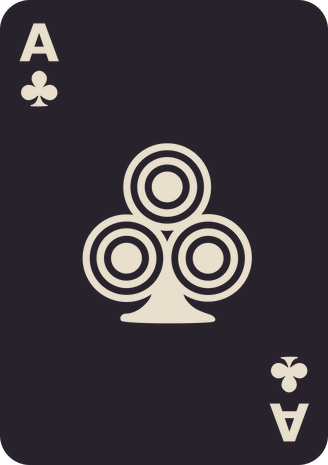
#> input picture assets/cards/card_clubs_01.png, 328 x 465 px, given in place of card_hearts_11.png, which was not available
$ python make_courts.py ../assets/cards/card_clubs_01.png
#> lines starting #> are read from the running program, lines starting #| are printed output that depends on the picture
### tools/recolor_cards.py
#!/usr/bin/env python3
"""Recolours the CC0 card faces in assets/cards_src/ into assets/cards/.

The originals use exactly three colours: a grey card, a coral foreground and a
pale-yellow accent (on the crowns). Each pixel is split into "how much
foreground" and "how much accent" so anti-aliased edges stay smooth, then
re-mixed with the palette below. Edit PALETTE and rerun to change the look.
"""
import glob, os, sys
import numpy as np
from PIL import Image

HERE = os.path.dirname(os.path.abspath(__file__))
SRC = os.path.join(HERE, "..", "assets", "cards_src")
DST = os.path.join(HERE, "..", "assets", "cards")

# original colours in the source images
SRC_BG = (77, 77, 77)
SRC_FG = (255, 85, 85)
SRC_AC = (255, 237, 130)

CARD = (39, 34, 44)          # charcoal violet card body (clubs and spades)
GOLD = (201, 162, 74)        # accent, matches the card back
CREAM = (238, 230, 210)      # card body for hearts and diamonds: red reads best on light
DEEP_GOLD = (150, 110, 30)   # the accent on a cream card
# suit -> (symbol colour, card body, accent)
PALETTE = {
    "clubs": ((232, 224, 204), CARD, GOLD),           # bone on charcoal
    "spades": ((232, 224, 204), CARD, GOLD),
    "hearts": ((178, 22, 44), CREAM, DEEP_GOLD),      # deep red on cream (contrast 6:1;
    "diamonds": ((178, 22, 44), CREAM, DEEP_GOLD),    # bright red on charcoal was only 3-5:1)
}


def card_body(suit):
    return PALETTE[suit][1]


# [24 lines left out: functions recolor, main, not called in this run]


# [2 lines that do not run on import are left out]

### tools/make_courts.py
#!/usr/bin/env python3
"""Draws vampire Jack / Queen / King portraits onto the recoloured card faces.

Run after recolor_cards.py (see tools/make-art.sh). It overwrites the J/Q/K
files in assets/cards/ by compositing a hand-written SVG portrait panel over
the card centre; the corner indices and pips of the original card are kept.
Needs: rsvg-convert, PIL.   Usage: make_courts.py [--preview OUT.png]
"""
import glob, io, os, subprocess, sys
from PIL import Image

HERE = os.path.dirname(os.path.abspath(__file__))
sys.path.insert(0, HERE)
from recolor_cards import card_body
CARDS = os.path.join(HERE, "..", "assets", "cards")
W, H = 328, 465

# panel geometry (inside the card, clear of the corner indices)
PX0, PY0, PX1, PY1 = 66, 88, 262, 378
CX = (PX0 + PX1) // 2          # 164

SKIN = "#d9d3c6"
SKIN_SH = "#aaa398"
HAIR = "#0e0a12"
COAT = "#17121d"
GOLD = "#c9a24a"
GOLD_DK = "#7a5f24"
BONE = "#e8e0cc"

VARIANTS = {
    "red":   dict(cape="#a31428", cape_dk="#6a0c1a", trim=GOLD, gem="#ff3b4a", glow="#4a1226"),
    "black": dict(cape="#2c3566", cape_dk="#1a2046", trim=BONE, gem="#a99bff", glow="#241f4a"),
}
SUIT_VARIANT = {"hearts": "red", "diamonds": "red", "clubs": "black", "spades": "black"}
RANK_NAME = {11: "jack", 12: "queen", 13: "king"}

BAT = ("M -14 0 Q -8 -9 -2 -2 Q 0 -5 2 -2 Q 8 -9 14 0 Q 8 -3 4 2 Q 0 4 -4 2 "
       "Q -8 -3 -14 0 Z")
STAR = "M 0 -7 L 2 -2 L 7 0 L 2 2 L 0 7 L -2 2 L -7 0 L -2 -2 Z"

HEAD = ("M 128 168 C 128 140, 148 128, 164 128 C 180 128, 200 140, 200 168 "
        "C 200 190, 192 214, 180 228 C 174 236, 169 241, 164 243 "
        "C 159 241, 154 236, 148 228 C 136 214, 128 190, 128 168 Z")


def background(v):
    return f"""
  <defs>
    <radialGradient id="bg" cx="{CX}" cy="185" r="150" gradientUnits="userSpaceOnUse">
      <stop offset="0" stop-color="{v['glow']}"/><stop offset="1" stop-color="#0f0b14"/>
    </radialGradient>
    <clipPath id="panel"><rect x="{PX0}" y="{PY0}" width="{PX1-PX0}" height="{PY1-PY0}" rx="14"/></clipPath>
  </defs>
  <rect x="{PX0}" y="{PY0}" width="{PX1-PX0}" height="{PY1-PY0}" rx="14" fill="url(#bg)"/>
  <g clip-path="url(#panel)">
    <circle cx="{CX}" cy="176" r="76" fill="{BONE}" opacity="0.10"/>
    <circle cx="{CX}" cy="176" r="76" fill="none" stroke="{BONE}" stroke-width="1" opacity="0.18"/>
    <path transform="translate(94,112)" d="{BAT}" fill="#0b080f"/>
    <path transform="translate(236,124) scale(0.8)" d="{BAT}" fill="#0b080f"/>
    <path transform="translate(88,150) scale(0.55)" d="{STAR}" fill="{GOLD}"/>
    <path transform="translate(242,160) scale(0.7)" d="{STAR}" fill="{GOLD}"/>
    <path transform="translate(224,104) scale(0.5)" d="{STAR}" fill="{GOLD}"/>
"""


def body(v, ermine=False):
    s = f"""
    <g transform="translate(0,-16)">
    <!-- cape and coat -->
    <path d="M 60 400 L 60 262 C 86 246, 112 246, 122 262 L 206 262 C 216 246, 242 246, 268 262 L 268 400 Z" fill="{v['cape']}"/>
    <path d="M 60 400 L 60 300 L 98 400 Z M 268 400 L 268 300 L 230 400 Z" fill="{v['cape_dk']}"/>
    <path d="M 66 400 L 66 336 C 92 304, 130 288, 148 278 L 180 278 C 198 288, 236 304, 262 336 L 262 400 Z" fill="{COAT}"/>
    <path d="M 148 278 L 164 330 L 180 278 Z" fill="#e9e3d6"/>
    <path d="M 150 282 L 164 336 L 178 282" fill="none" stroke="{v['cape_dk']}" stroke-width="2"/>
    <path d="M 130 300 L 164 400 L 198 300" fill="none" stroke="{v['trim']}" stroke-width="2" opacity="0.8"/>
    <!-- neck -->
    <path d="M 146 238 L 146 282 Q 164 294 182 282 L 182 238 Z" fill="{SKIN_SH}"/>
    <!-- cravat gem -->
    <path d="M 164 318 L 172 328 L 164 340 L 156 328 Z" fill="{v['gem']}" stroke="{v['trim']}" stroke-width="1.5"/>
    <!-- tall pointed collars -->
    <path d="M 104 304 L 90 188 L 140 262 Z" fill="{v['cape']}" stroke="{v['cape_dk']}" stroke-width="2"/>
    <path d="M 224 304 L 238 188 L 188 262 Z" fill="{v['cape']}" stroke="{v['cape_dk']}" stroke-width="2"/>
    <path d="M 98 262 L 92 196 L 122 246 Z" fill="{v['cape_dk']}" opacity="0.55"/>
    <path d="M 230 262 L 236 196 L 206 246 Z" fill="{v['cape_dk']}" opacity="0.55"/>
"""
    if ermine:
        s += f"""
    <path d="M 108 296 Q 164 262 220 296 L 224 318 Q 164 284 104 318 Z" fill="#efe9db"/>
"""
        for (x, y) in [(124, 296), (142, 288), (164, 285), (186, 288), (204, 296), (114, 306), (214, 306)]:
            s += f'    <path transform="translate({x},{y})" d="M 0 -2 L 1.6 3 L -1.6 3 Z" fill="#14101a"/>\n'
    s += "    </g>\n"
    return s


def head(v, cheeks=True):
    s = f'    <path d="{HEAD}" fill="{SKIN}"/>\n'
    if cheeks:
        s += (f'    <ellipse cx="141" cy="205" rx="7" ry="13" fill="{SKIN_SH}" opacity="0.45" transform="rotate(12 141 205)"/>\n'
              f'    <ellipse cx="187" cy="205" rx="7" ry="13" fill="{SKIN_SH}" opacity="0.45" transform="rotate(-12 187 205)"/>\n')
    # ears (slightly pointed)
    s += (f'    <path d="M 128 176 L 119 164 L 129 188 Z" fill="{SKIN}"/>\n'
          f'    <path d="M 200 176 L 209 164 L 199 188 Z" fill="{SKIN}"/>\n')
    return s


def eyes(v, lash=False, brow=3.4):
    s = ""
    for sx, ex in ((1, 150), (-1, 178)):
        # almond eye
        s += (f'    <path d="M {ex-10} 177 Q {ex} 167 {ex+10} 177 Q {ex} 184 {ex-10} 177 Z" fill="#efe9dc"/>\n'
              f'    <circle cx="{ex}" cy="176.5" r="4.8" fill="#ff2d3d"/>\n'
              f'    <circle cx="{ex}" cy="176.5" r="2.1" fill="#1a0508"/>\n'
              f'    <path d="M {ex-11} 177 Q {ex} 166 {ex+11} 177" fill="none" stroke="{HAIR}" stroke-width="{2.6 if lash else 1.8}" stroke-linecap="round"/>\n')
        # angular brow
        s += (f'    <path d="M {ex-sx*10} {170 if sx==1 else 171} L {ex+sx*11} {166 if sx==1 else 166}" '
              f'stroke="{HAIR}" stroke-width="{brow}" stroke-linecap="round"/>\n')
    # nose
    s += f'    <path d="M 164 180 L 161 198 Q 164 201 167 198" fill="none" stroke="{SKIN_SH}" stroke-width="2" stroke-linecap="round"/>\n'
    return s


def mouth(v, queen=False):
    if queen:
        s = (f'    <path d="M 153 214 Q 158 208 164 211 Q 170 208 175 214 Q 164 226 153 214 Z" fill="#a3122a"/>\n'
             f'    <path d="M 153 214 Q 164 218 175 214" fill="none" stroke="#5a0816" stroke-width="1.2"/>\n')
        fy = 214
    else:
        s = (f'    <path d="M 151 214 Q 164 222 177 214 Q 164 219 151 214 Z" fill="#3a0a14" stroke="#3a0a14" stroke-width="1.5" stroke-linejoin="round"/>\n')
        fy = 215
    # fangs
    s += (f'    <path d="M 155.5 {fy} L 160.5 {fy+0.6} L 158 {fy+12} Z" fill="#fbf7ee" stroke="#8a8478" stroke-width="0.6"/>\n'
          f'    <path d="M 172.5 {fy} L 167.5 {fy+0.6} L 170 {fy+12} Z" fill="#fbf7ee" stroke="#8a8478" stroke-width="0.6"/>\n')
    return s


def hair_short():
    # slicked back with a widow's peak
    return (f'    <path d="M 126 172 C 122 126, 146 112, 164 112 C 184 112, 206 126, 202 172 '
            f'C 198 156, 190 148, 180 146 L 164 154 L 148 146 C 138 148, 130 156, 126 172 Z" fill="{HAIR}"/>\n'
            f'    <path d="M 148 122 Q 164 116 182 122" fill="none" stroke="#3a3144" stroke-width="2" stroke-linecap="round"/>\n')


def hair_long():
    s = hair_short()
    s += (f'    <path d="M 127 160 C 106 196, 104 252, 94 306 L 128 296 C 124 252, 124 206, 132 178 Z" fill="{HAIR}"/>\n'
          f'    <path d="M 201 160 C 222 196, 224 252, 234 306 L 200 296 C 204 252, 204 206, 196 178 Z" fill="{HAIR}"/>\n'
          f'    <path d="M 114 214 Q 112 250 106 282" fill="none" stroke="#3a3144" stroke-width="2" stroke-linecap="round"/>\n'
          f'    <path d="M 214 214 Q 216 250 222 282" fill="none" stroke="#3a3144" stroke-width="2" stroke-linecap="round"/>\n')
    return s


def crown(v, tall=False):
    gem = v["gem"]
    if tall:    # king
        pts = "M 128 136 L 122 100 L 143 118 L 155 92 L 164 112 L 173 92 L 185 118 L 206 100 L 200 136 Z"
        gems = [(122, 100), (155, 92), (173, 92), (206, 100)]
    else:       # queen's tiara
        pts = "M 136 132 L 138 106 L 151 120 L 164 94 L 177 120 L 190 106 L 192 132 Z"
        gems = [(164, 94), (138, 106), (190, 106)]
    s = (f'    <path d="{pts}" fill="{GOLD}" stroke="{GOLD_DK}" stroke-width="2" stroke-linejoin="round"/>\n'
         f'    <rect x="{128 if tall else 136}" y="128" width="{72 if tall else 56}" height="9" rx="2" fill="{GOLD_DK}" stroke="{GOLD}" stroke-width="1"/>\n')
    for (x, y) in gems:
        s += f'    <circle cx="{x}" cy="{y}" r="3.4" fill="{gem}" stroke="{GOLD_DK}" stroke-width="1"/>\n'
    s += f'    <path d="M 164 128 L 168 133 L 164 138 L 160 133 Z" fill="{gem}" stroke="{GOLD_DK}" stroke-width="1"/>\n'
    return s


def beard():
    return (f'    <path d="M 148 211 Q 156 204 164 210 Q 172 204 180 211 Q 172 214 164 213 Q 156 214 148 211 Z" fill="{HAIR}"/>\n'
            f'    <path d="M 152 222 Q 164 258 176 222 Q 164 233 152 222 Z" fill="{HAIR}"/>\n'
            f'    <path d="M 162 232 L 164 246 L 166 232 Z" fill="#8f8a98"/>\n')


def earrings(v):
    return "".join(f'    <path d="M {x} 206 L {x+3} 212 L {x} 220 L {x-3} 212 Z" fill="{v["gem"]}" stroke="{GOLD}" stroke-width="1"/>\n'
                   for x in (126, 202))


def frame():
    return f"""
  </g>
  <rect x="{PX0}" y="{PY0}" width="{PX1-PX0}" height="{PY1-PY0}" rx="14" fill="none" stroke="{GOLD}" stroke-width="3"/>
  <rect x="{PX0+5}" y="{PY0+5}" width="{PX1-PX0-10}" height="{PY1-PY0-10}" rx="10" fill="none" stroke="{GOLD_DK}" stroke-width="1"/>
"""


def portrait_svg(rank, variant, extras=""):
    v = VARIANTS[variant]
    svg = f'<svg xmlns="http://www.w3.org/2000/svg" width="{W}" height="{H}" viewBox="0 0 {W} {H}">'
    svg += background(v)
    svg += body(v, ermine=(rank == 13))
    svg += head(v)
    if rank == 12:
        svg += hair_long() + eyes(v, lash=True, brow=2.8) + earrings(v) + mouth(v, queen=True) + crown(v, tall=False)
    elif rank == 13:
        svg += hair_short() + eyes(v, brow=4.2) + beard() + mouth(v) + crown(v, tall=True)
    else:   # jack
        svg += hair_short() + (
            f'    <path d="M 176 146 Q 192 150 196 168 Q 186 158 172 154 Z" fill="{HAIR}"/>\n') + eyes(v) + mouth(v)
    svg += extras                      # drawn over the face (see make_portraits.py)
    svg += frame() + "</svg>"
    return svg


def render(svg):
    png = subprocess.run(["rsvg-convert", "-w", str(W), "-h", str(H)], input=svg.encode(),
                         stdout=subprocess.PIPE, check=True).stdout
    return Image.open(io.BytesIO(png)).convert("RGBA")


def main():
    preview = None
    if "--preview" in sys.argv:
        preview = sys.argv[sys.argv.index("--preview") + 1]
    tiles = []
    n = 0
    for suit, variant in SUIT_VARIANT.items():
        for rank in (11, 12, 13):
            path = os.path.join(CARDS, f"card_{suit}_{rank:02d}.png")
            card = Image.open(path).convert("RGBA")
#> card is the input picture: PIL image 328x465 RGBA; mean R, G, B, A 59.2, 53.8, 60.7, 253.7
            card.paste(card_body(suit) + (255,), (50, 122, 296, 343))     # old icon band, in the card's own colour
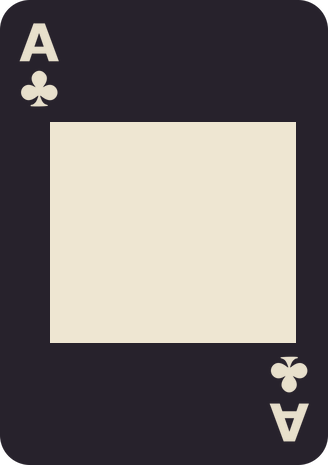
#> card: PIL image 328x465 RGBA; mean R, G, B, A 113.7, 107.6, 106.3, 253.7; transparent parts drawn white
            card.alpha_composite(render(portrait_svg(rank, variant)))
#> in render, `return Image.open(io.BytesIO(png)).convert("RGBA")`:
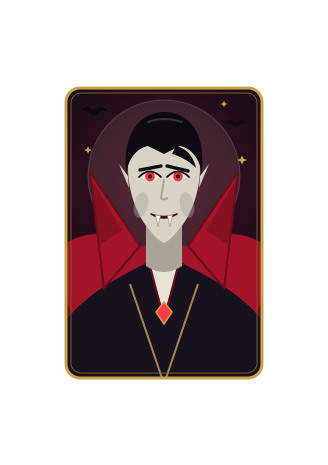
#> returned value: PIL image 328x465 RGBA; mean R, G, B, A 33.5, 19.1, 20.1, 97.1; transparent parts drawn white
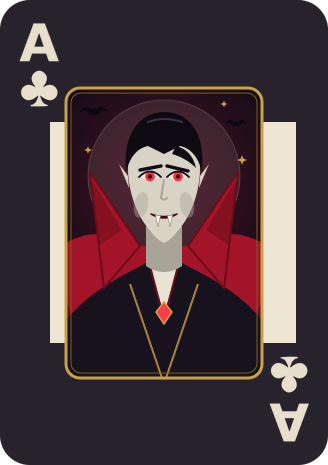
#> card: PIL image 328x465 RGBA; mean R, G, B, A 74.3, 56.6, 61.5, 253.7; transparent parts drawn white
            card.save(path)
            n += 1
            if preview and suit in ("hearts", "spades"):
                tiles.append(card)
    print("drew %d court portraits" % n)
    if preview and tiles:
        sheet = Image.new("RGBA", (W * 3 + 40, H * 2 + 30), (0, 100, 40, 255))
        for i, t in enumerate(tiles):
            sheet.alpha_composite(t, (10 + (i % 3) * (W + 10), 10 + (i // 3) * (H + 10)))
        sheet.save(preview)


if __name__ == "__main__":
#> (the run stopped early here; a loop or call above may not have finished)
